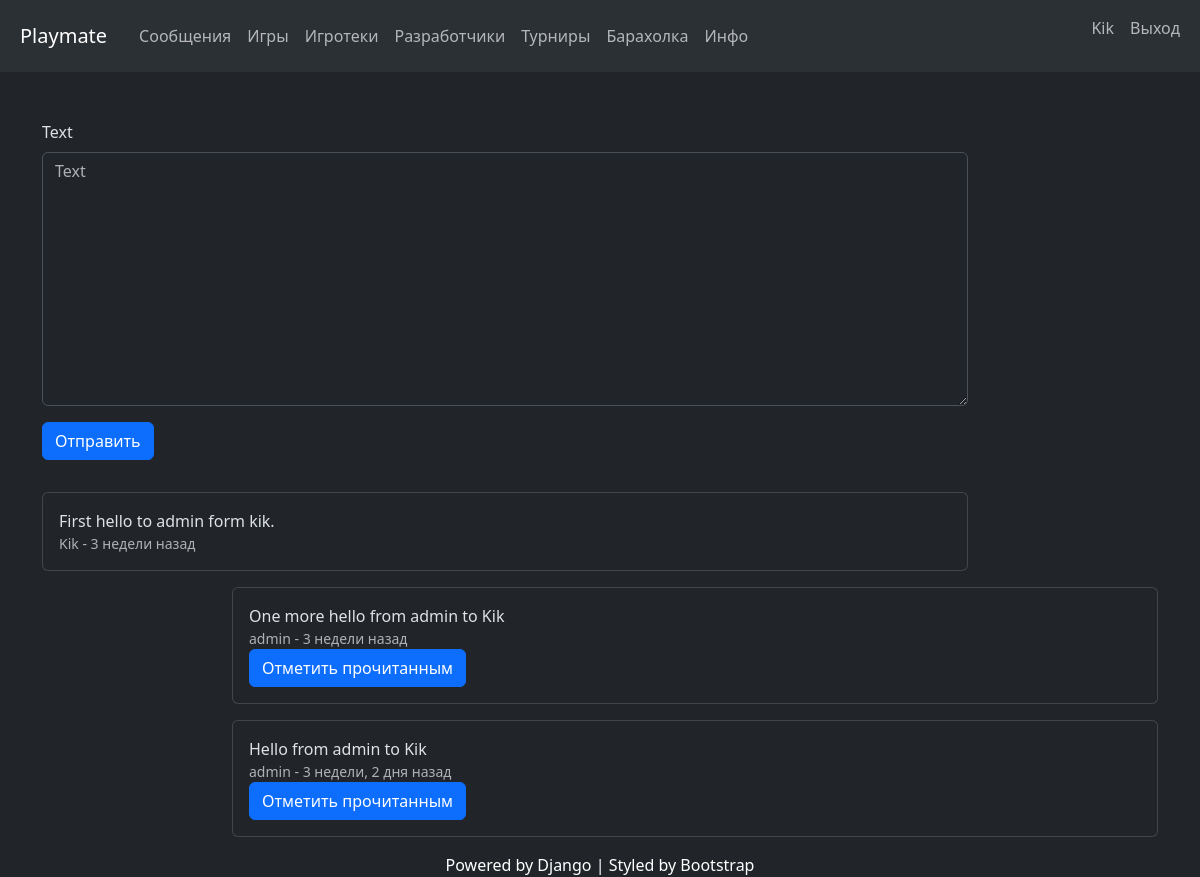
The page /main_app/playmate/1/messages/ (signed in) on the database as committed earlier.
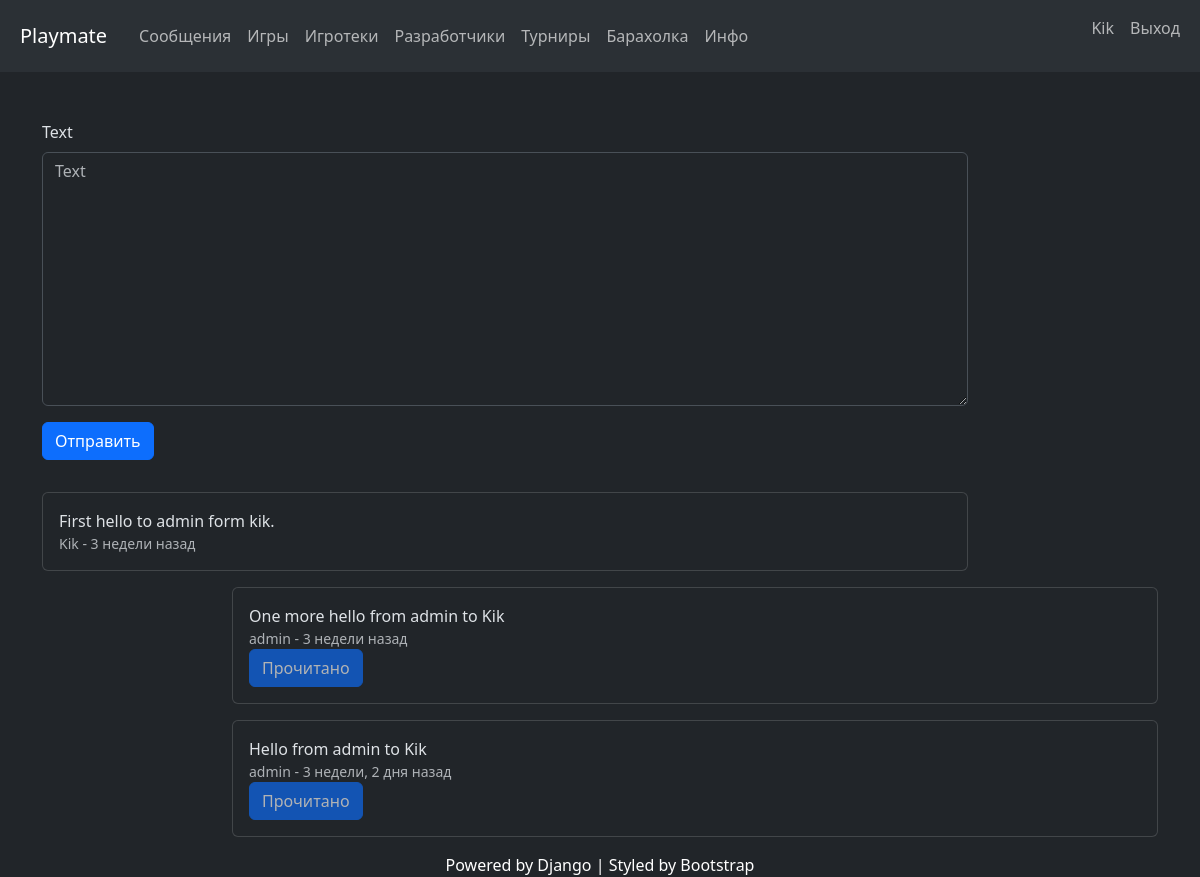
The same page on the database as committed later.
### main_app/models.py (models this page shows)
class Message(models.Model):
    from_user = models.ForeignKey(User,
                                  on_delete=models.CASCADE,
                                  null=False,
                                  related_name='sent_messages')
    to_user = models.ForeignKey(User,
                                on_delete=models.CASCADE,
                                null=False,
                                related_name='received_messages')
    text = models.TextField(max_length=2000,
                            null=False,
                            blank=False)
    created_at = models.DateTimeField(default=timezone.now)
    read = models.BooleanField(default=False,
                               null=False)
    objects = models.Manager()
    mngr = MessagesManager()
    class Meta:
        verbose_name = "Сообщения"
        verbose_name_plural = "Сообщения"
        ordering = ['-created_at']

### main_app/views.py (the view, shortened to what this page needs)
class MessageCreateView(LoginRequiredMixin, CreateView):
    model = Message
    fields = ['text']
    template_name = 'main_app/messages.html'
    def get_context_data(self, **kwargs):
        context = super().get_context_data(**kwargs)
        playmate_id = self.kwargs.get('pk')
        user = self.request.user
        message_filters = (Q(from_user__pk=playmate_id) | Q(to_user__pk=playmate_id))
        context['messages'] = Message.mngr.get_my_msgs(user=user).filter(message_filters)
        return context

### main_app/models.py (called while the page is built)
    def get_my_msgs(self, user):
        return self.filter(Q(to_user=user) | Q(from_user=user))

### main_app/templatetags/active_page.py (called while the page is built)
@register.simple_tag
def active_url(request, path_name, *args, **kwargs):
    try:
        url = reverse(path_name, args=args, kwargs=kwargs)
        if url == request.path:
            return 'active'
    except NoReverseMatch:
        pass
    return ''

### templates/main_app/messages.html (shortened to what this page needs)
{% extends 'base.html' %}
{% load django_bootstrap5 %}
{% block content %}
<div class="container-sm mt-5">
    <div class="row mb-3 justify-content-start">
        <div class="col-10">
            <form method="post" class="form">
                {% bootstrap_form form %}
                {% bootstrap_button button_type='submit' content='Отправить' %}
            </form>
        </div>
    </div>
    {% for message in messages %}
        <div class="row mb-3 {% if message.from_user == request.user %}justify-content-start{% else %}justify-content-end{% endif %}">
            <div class="col-10">
                <div class="card">
                    <div class="card-body">
                        <p class="card-text mb-0">{{ message.text }}</p>
                        <small class="text-muted">
                            {{ message.from_user.username }} - {{ message.created_at|timesince }} назад
                        </small>
                        <div>
                        {% if message.to_user == request.user %}
                            {% if message.read == True %}
                                <button class="btn btn-primary" disabled>
                                    Прочитано
                                </button>
                            {% else %}
                                <a class="btn btn-primary"
                                   href="{% url 'main:update_message' message.pk %}?next={{ request.path }}">
                                    Отметить прочитанным
                                </a>
                            {% endif %}
                        {% endif %}
                        </div>
                    </div>
                </div>
            </div>
        </div>
    {% endfor %}
</div>
{% endblock %}

### templates/base.html (shortened to what this page needs)
{% load django_bootstrap5 %}
{% load static %}
{% bootstrap_css %}
<!DOCTYPE html>
<html lang="ru" data-bs-theme="dark">
<head>
</head>
<body>
    {% include "navigation.html" %}
    {% block content %}{% endblock %}
</body>
<footer class="footer mt-auto bg-dark">
        <div class="container text-white text-center">Powered by Django | Styled by Bootstrap</div>
</footer>
</html>

### templates/navigation.html (shortened to what this page needs)
{% load active_page %}
<nav class="navbar navbar-expand-lg bg-body-tertiary">
  <div class="container-fluid">
    <div class="collapse navbar-collapse" id="navbarSupportedContent">
      <ul class="navbar-nav me-auto mb-2 mb-lg-0">
        <li class="nav-item" lang="en">
          <a class="nav-link {% active_url request 'home_page' %} navbar-brand" href="/">Playmate</a>
        </li>
        <li class="nav-item">
          <a class="nav-link {% active_url request 'main:playmates' %}"
             href="{% url 'main:playmates' %}">Сообщения</a>
        </li>
        <li class="nav-item">
          <a class="nav-link {% active_url request 'main:games' %}"
             href="{% url 'main:games' %}">Игры</a>
        </li>
        <li class="nav-item">
          <a class="nav-link {% active_url request 'main:game_anns' %}"
             href="{% url 'main:game_anns' %}">Игротеки</a>
        </li>
        <li class="nav-item">
          <a class="nav-link {% active_url request 'main:test_anns' %}"
             href="{% url 'main:test_anns' %}">Разработчики</a>
        </li>
        <li class="nav-item">
          <a class="nav-link {% active_url request 'main:tournament_anns' %}"
             href="{% url 'main:tournament_anns' %}">Турниры</a>
        </li>
        <li class="nav-item">
          <a class="nav-link {% active_url request 'main:sale_anns' %}"
             href="{% url 'main:sale_anns' %}">Барахолка</a>
        </li>
        <li class="nav-item">
          <a class="nav-link {% active_url request 'main:info' %}"
             href="{% url 'main:info' %}">Инфо</a>
        </li>
      </ul>
      <ul class="navbar-nav ms-auto mb-2 mb-lg-0">
          {% if user.is_authenticated %}
              <li class="nav-item">
                  <a class="nav-link {% active_url request 'accounts:profile' %}"
                     href="{% url 'accounts:profile' %}">
                      {{ user.username }}
                  </a>
              </li>
              <li class="nav-item">
                  <form action="{% url 'logout' %}" method="post">
                      <a class="nav-link" href="#" onclick="parentNode.submit()">Выход</a>
                  </form>
              </li>
          {% endif %}
      </ul>
    </div>
  </div>
</nav>

Rows that differ between the two databases and show on the page:
changed Message "One more hello from admin to Kik": read "Отметить прочитанным" → "Прочитано"
changed Message "Hello from admin to Kik": read "Отметить прочитанным" → "Прочитано"
